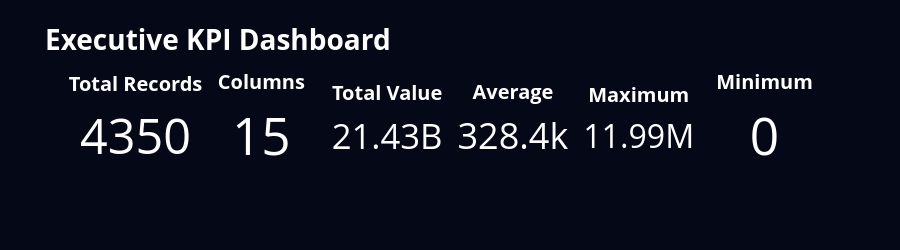

Write notebook code for a chart like this one.
### Code cell
fig=go.Figure()

titles=[
    "Total Records",
    "Columns",
    "Total Value",
    "Average",
    "Maximum",
    "Minimum"
]

values=[
    total_rows,
    total_columns,
    round(total_values),
    round(average_value),
    round(maximum_value),
    round(minimum_value)
]

x0=0

for i in range(6):

    fig.add_trace(

        go.Indicator(

            mode="number",

            value=values[i],

            title={"text":"<b>"+titles[i]+"</b>"},

            domain={"x":[x0,x0+.15],"y":[0,1]}

        )

    )

    x0+=.17

fig.update_layout(

paper_bgcolor=BACKGROUND,

font=dict(color="white",size=20),

height=250,

title="<b>Executive KPI Dashboard</b>"

)

fig.show()

### Figure 1 — Plotly figure (JSON) as saved in the notebook; plotly's stock layout.template omitted (floating-point values rounded to 4 significant figures)
{"data": [{"domain": {"x": [0, 0.15], "y": [0, 1]}, "mode": "number", "title": {"text": "<b>Total Records</b>"}, "type": "indicator", "value": 4349}, {"domain": {"x": [0.17, 0.32], "y": [0, 1]}, "mode": "number", "title": {"text": "<b>Columns</b>"}, "type": "indicator", "value": 15}, {"domain": {"x": [0.34, 0.49], "y": [0, 1]}, "mode": "number", "title": {"text": "<b>Total Value</b>"}, "type": "indicator", "value": 21426073627}, {"domain": {"x": [0.51, 0.66], "y": [0, 1]}, "mode": "number", "title": {"text": "<b>Average</b>"}, "type": "indicator", "value": 328444}, {"domain": {"x": [0.68, 0.83], "y": [0, 1]}, "mode": "number", "title": {"text": "<b>Maximum</b>"}, "type": "indicator", "value": 11992081}, {"domain": {"x": [0.85, 1], "y": [0, 1]}, "mode": "number", "title": {"text": "<b>Minimum</b>"}, "type": "indicator", "value": 0}], "layout": {"font": {"color": "white", "size": 20}, "height": 250, "paper_bgcolor": "#050816", "title": {"text": "<b>Executive KPI Dashboard</b>"}}}
